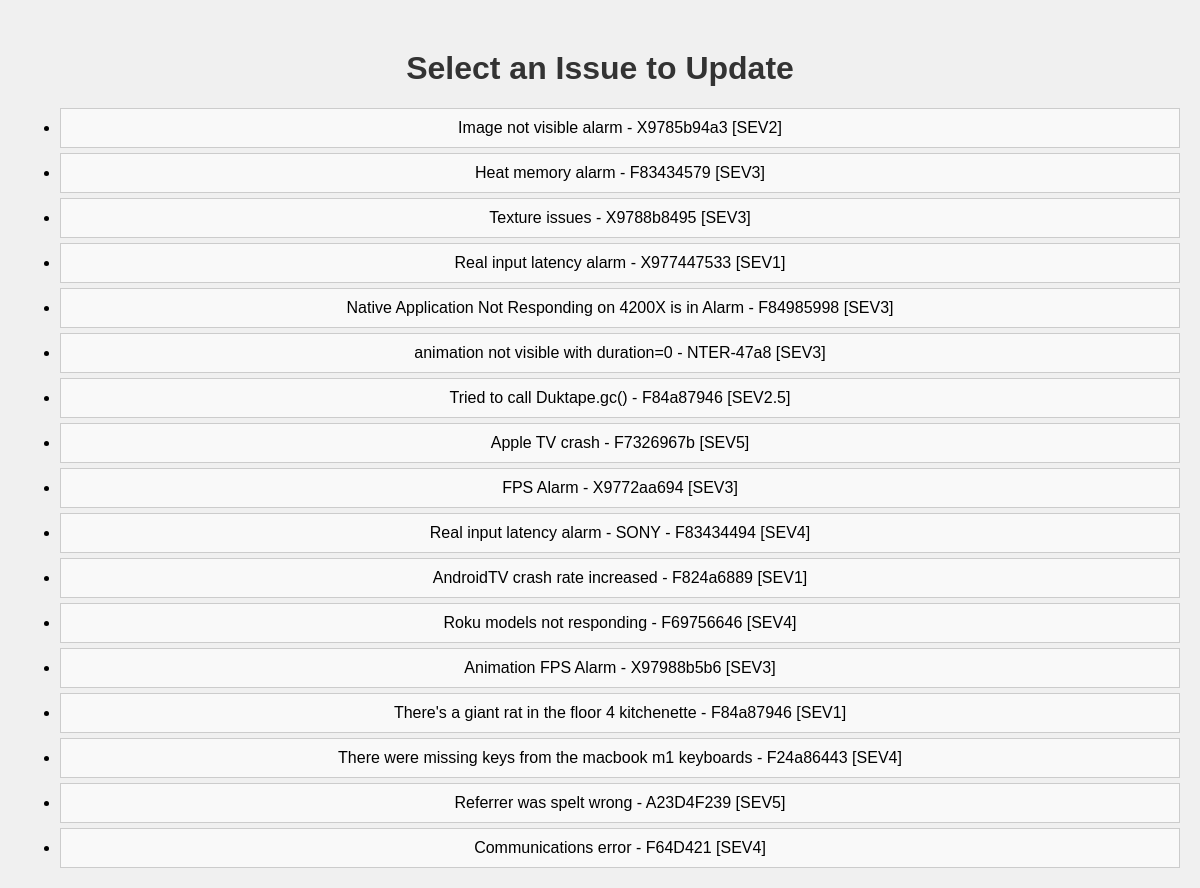
/update_issue (signed in), run on the app's committed database.
### tables this page shows
CREATE TABLE [data] (
   [ShortId] TEXT,
   [Title] TEXT,
   [Severity] TEXT,
   [Status] TEXT,
   [AssignedGroup] TEXT,
   [AssigneeIdentity] TEXT,
   [CreateDate] TEXT,
   [LastUpdatedDate] TEXT,
   [Issue open] TEXT,
   [Root cause] TEXT
);

### src/main.py (the view, shortened to what this page needs)
@app.route('/update_issue', methods=['GET', 'POST'])
def update_issue():
    if 'user_id' not in session:
        return redirect(url_for('show_issues'))
    elif get_user_info(session['user_id'],3) != "admin":
        return redirect(url_for('show_issues',error=error_message("Must be an admin to access that page")))
    db = get_db()
    cursor = db.cursor()
    ticket_id = request.args.get('ticket_id')  # Get the ticket ID from the URL
    if not ticket_id:
        all_rows = fetch_data()  # Fetch all rows
        headers = get_headers()
        if not all_rows:
            return render_template('show_issues.html', error="There are no issues to update, maybe add some.")
        return render_template('select_issue.html', issues=all_rows, headers=headers)

### src/main.py (called while the page is built)
def get_db():
    if 'db' not in g:
        g.db = sqlite3.connect(db_path)
        g.db.row_factory = sqlite3.Row
    return g.db

def get_user_info(user_id,return_info):
    db = get_db()
    cursor = db.cursor()
    cursor.execute('SELECT * FROM users WHERE id = ?', (user_id,))
    result = cursor.fetchone()
    return result[return_info] if result else None

def fetch_data():
    db = get_db()
    cursor = db.cursor()
    cursor.execute('SELECT * FROM data')
    return cursor.fetchall()

def get_headers():
    db = get_db()
    cursor = db.cursor()
    cursor.execute("PRAGMA table_info(data)")
    columns_info = cursor.fetchall()
    headers = [column[1] for column in columns_info]
    return headers

### templates/select_issue.html (shortened to what this page needs)
<!DOCTYPE html>
<html lang="en">
<head>
    <link rel="stylesheet" href="../resources/style.css">
</head>
<body>
    <h1>Select an Issue to Update</h1>
    {% if issues %}
    <ul>
        {% for issue in issues %}
        <li onclick="goToUpdate('{{ issue[0] }}')">
            <div class="issue-header">
                {{ issue[1] }} - {{issue[0]}} [SEV{{issue[2]}}]
            </div>
        </li>
        {% endfor %}
    </ul>
    {% else %}
    <p>No issues found.</p>
    {% endif %}
</body>
</html>

### resources/style.css (style rules this page uses)
body { font-family: Arial, sans-serif; text-align: center; background-color: #f0f0f0; margin: 20px; }
.issue-header { cursor: pointer; padding: 10px; border: 1px solid #ccc; margin: 5px 0; background-color: #f9f9f9; transition: background-color 0.3s ease; }
h1 { margin-top: 50px; color: #333; }

### data on the page
data: Title "Image not visible alarm", ShortId "X9785b94a3", Severity "2"
data: Title "Heat memory alarm", ShortId "F83434579", Severity "3"
data: Title "Texture issues", ShortId "X9788b8495", Severity "3"
data: Title "Real input latency alarm", ShortId "X977447533", Severity "1"
data: Title "Native Application Not Responding on 4200X is in Alarm", ShortId "F84985998", Severity "3"
data: Title "animation not visible with duration=0", ShortId "NTER-47a8", Severity "3"
data: Title "Tried to call Duktape.gc()", ShortId "F84a87946", Severity "2.5"
data: Title "Apple TV crash", ShortId "F7326967b", Severity "5"
data: Title "FPS Alarm", ShortId "X9772aa694", Severity "3"
data: Title "Real input latency alarm - SONY", ShortId "F83434494", Severity "4"
data: Title "AndroidTV crash rate increased", ShortId "F824a6889", Severity "1"
data: Title "Roku models not responding", ShortId "F69756646", Severity "4"
data: Title "Animation FPS Alarm", ShortId "X97988b5b6", Severity "3"
data: Title "There's a giant rat in the floor 4 kitchenette", ShortId "F84a87946", Severity "1"
data: Title "There were missing keys from the macbook m1 keyboards", ShortId "F24a86443", Severity "4"
data: Title "Referrer was spelt wrong", ShortId "A23D4F239", Severity "5"
data: Title "Communications error", ShortId "F64D421", Severity "4"
